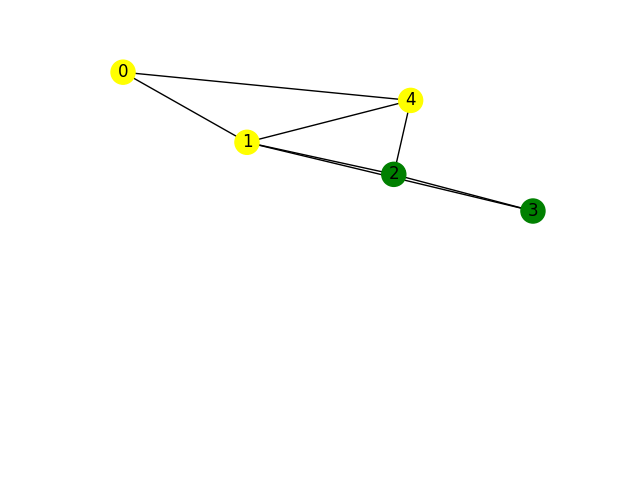

Recreate this plot in Python.
import networkx as nx
import matplotlib.pyplot as plt
G = nx.Graph() 
plt.subplot(211)
G.add_edges_from([(0, 1), (0, 4), (1, 0), (1, 2), (1, 3), (1, 4), (2, 1), (2, 3), (2, 4), (3, 1), (3, 2), (4, 0), (4, 1), (4, 2)])
nx.set_node_attributes(G, {0: 'yellow', 1: 'yellow', 2: 'green', 3: 'green', 4: 'yellow'}, name='color')
nx.draw(G, with_labels=True, node_color=list(nx.get_node_attributes(G, 'color').values()))
plt.savefig('graph12-010103123123.png')
